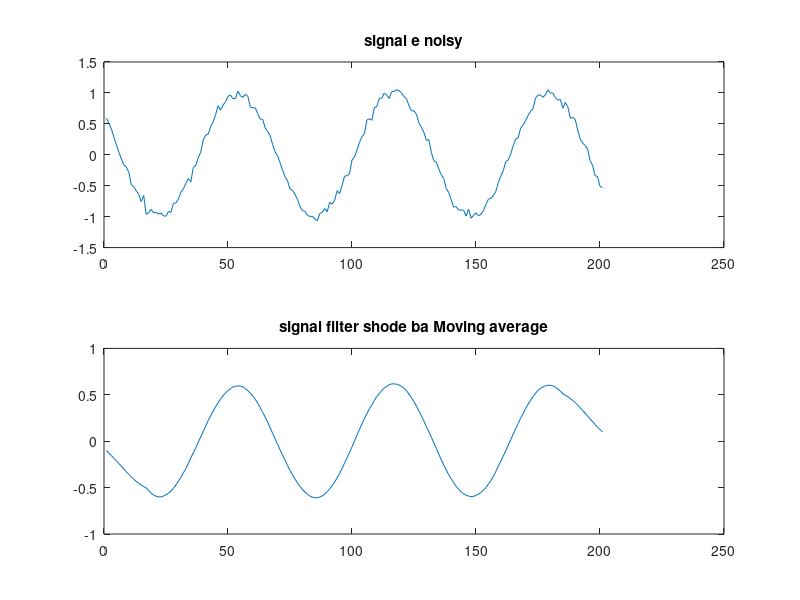

MATLAB code for this plot:
%Moving Average Filter
%in barname baraye mohase moving average ast.baraye ejra evaluate cell ra
%bezanid.
%signal sin noisy shode
t=-10:0.1:10;
x=sin(t)+randn(1,201)*0.05;
%M1 va M2
M1=16;
M2=16;
%Tarsime signale noisy
subplot (2,1,1);plot(x);title('signal e noisy');
%Size vorudi
[r c f]=size(x); 
%Size khoruji barabar ba vorudi
y=0*x;     

%Moving average
for n=1:f           
    for i=1:r         
        xa=x(i,:,n);    
            xp=zeros(1,length(xa)+M1+M2);    
            ya=zeros(1,length(xa)); 
            xp(M1+1:end-M2)=xa; 
                for j=M1+1:length(xp)-M2
                      ya(j-M1)=sum(xp(j-M1:j+M2));
                end
            ya=ya/(M1+M2+1);
            y(i,:,n)=ya;    
    end
end
%Tarsime signal filter shode
subplot (2,1,2);plot(y);title('signal filter shode ba Moving average');